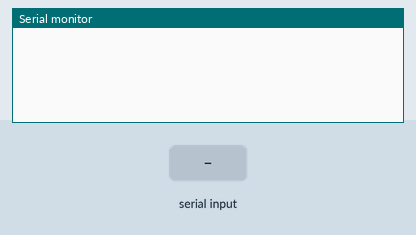
Bench run of a sketch on a simulated Arduino Mega 2560, built with avr-gcc and run on an emulated ATmega2560. On the bench: the last lines printed to the serial monitor. The test bench sets the inputs (shaded band).

Above: at 1.2 s.
1.3 s: "N90\n" received over the second serial link
At 2.5 s:
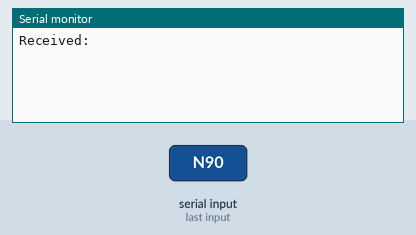
2.8 s: "N,45\n" received over the second serial link
At 3.6 s:
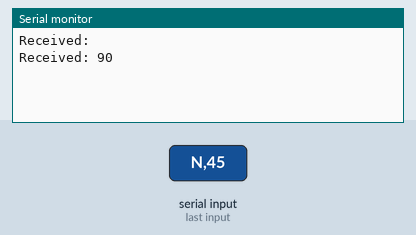
4.3 s: "N" received over the second serial link
At 4.7 s:
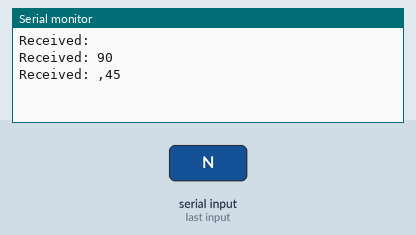

Measured:
- after the input at 1.3 s, the serial monitor: prints a new line at once (image 1)
- after the input at 2.8 s, the serial monitor: prints a new line at once (image 2)
- after the input at 4.3 s, the serial monitor: prints a new line at once (image 3)

The sketch:

bluetooth_multiple_char.ino
```cpp
//// need to add in an extra N to the end of number, to convert it into speed (int)

#include "SoftwareSerial.h";
String Data = "";

SoftwareSerial mySerial(A8, A9);  //RX,TX

void setup()
{
  Serial.begin(9600);
  mySerial.begin(9600);
}

void loop()
{
  while (mySerial.available())
    {
        char character = mySerial.read(); // Receive a single character from the software serial port

        Data.concat(character); // Add the received character to the receive buffer
        if (character == 'N')
        {
            Serial.print("Received: ");
            Data.remove(Data.length()-1);
            Serial.println(Data);
            Data = Data.toInt();

//            if(Data == 200){
//              Serial.println("got it");
//            }

            // Add your code to parse the received line here....

            // Clear receive buffer so we're ready to receive the next line
            Data = "";
        }
    }
}
```
